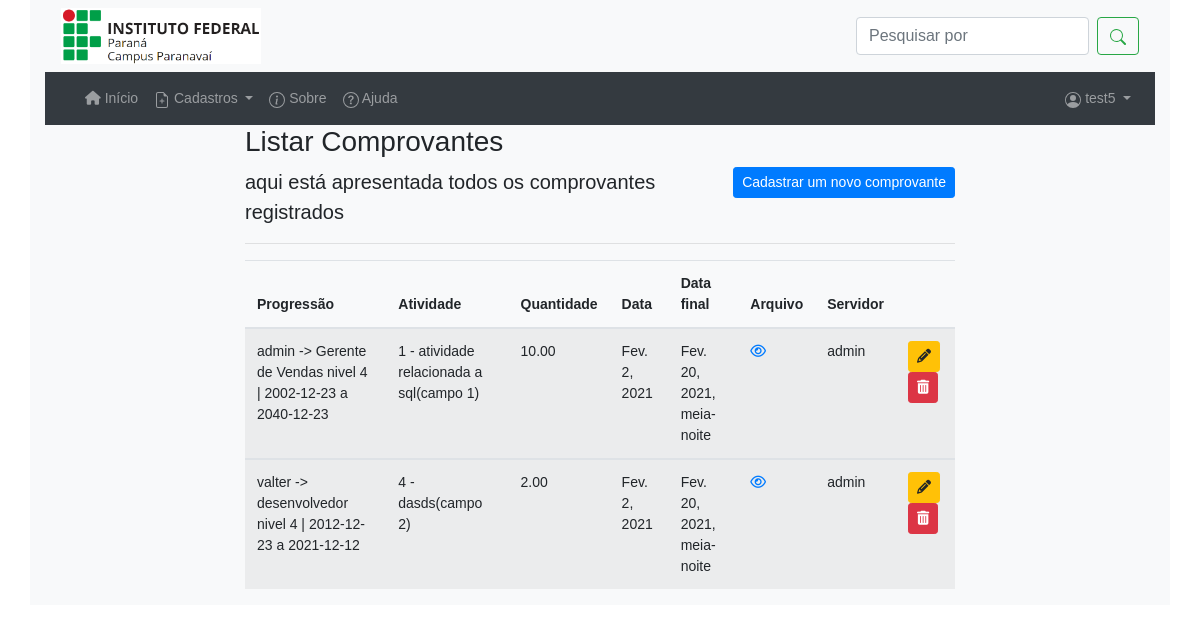
The app's page /listar/comprovantes/ (signed in) with its own data.
### cadastros/models.py (models this page shows, shortened)
class Comprovante(models.Model):
    progressao = models.ForeignKey(Progressao, on_delete= models.PROTECT, verbose_name="Progressão")
    atividade = models.ForeignKey(Atividade, on_delete= models.PROTECT )
    quantidade = models.DecimalField(decimal_places=2,max_digits=5, verbose_name="Quantidade")
    data = models.DateField(verbose_name="Data")
    data_final = models.DateTimeField()
    arquivo = models.FileField(upload_to="pdf/" , verbose_name="Arquivo")
    usuario = models.ForeignKey(User, on_delete= models.PROTECT)

class Progressao(models.Model):
    classe = models.ForeignKey(Classe, on_delete= models.PROTECT, verbose_name="Classe pretendida")
    data_inicio = models.DateField(verbose_name="Data de inicio")
    data_final = models.DateField(verbose_name="Data final")
    observacao = models.CharField(max_length=255, verbose_name="Observação")
    usuario = models.ForeignKey(User, on_delete= models.PROTECT)
    def __str__(self):
        return "{} -> {} | {} a {}".format(self.usuario, self.classe, self.data_inicio, self.data_final)

class Classe(models.Model):
    nome =  models.CharField(max_length=50, verbose_name="Nome")
    nivel = models.IntegerField(verbose_name="Nível")
    descricao = models.CharField(max_length=150, verbose_name="Descrição", null=True, blank=True)
    def __str__(self):
       return "{} nivel {}".format(self.nome, self.nivel)

class Atividade(models.Model):
    numero = models.IntegerField(verbose_name="Números")
    descricao = models.CharField(max_length=150, verbose_name="Descrição")
    pontos = models.DecimalField(decimal_places=1,max_digits=4)
    detalhes = models.CharField(max_length=150, verbose_name="Detalhes")
    campo = models.ForeignKey(Campo, on_delete= models.PROTECT)
    def __str__(self):
        return "{} - {}({})".format(self.numero, self.descricao, self.campo.nome)

class Campo(models.Model):
    nome = models.CharField(max_length=50)
    descricao = models.CharField(max_length=150, verbose_name= "Descrição")

### cadastros/views.py (the view)
# urls.py: path('listar/comprovantes/', ComprovanteList.as_view(), name='listar-comprovante'),
class ComprovanteList(LoginRequiredMixin, ListView):
    login_url = reverse_lazy("login")
    model = Comprovante
    template_name = 'cadastros/lista/comprovante.html'
    def get_context_data(self, *args, **kwargs):
        context = super().get_context_data(*args, **kwargs)
        context["titulo"] = "Listar Comprovantes"
        return context

### cadastros/templates/cadastros/lista/comprovante.html (shortened to what this page needs)
{% extends 'paginas/modelo.html' %}
{% load static %}
{% block conteudo %}
<div class="container col-8">
    <h3>{{ titulo }}</h3>
    <a href="{% url 'cadastrar-comprovante' %}" class="btn btn-primary btn-sm float-right">Cadastrar um novo
        comprovante</a>
    <p class="lead">aqui está apresentada todos os comprovantes registrados</p>
    <hr>
    <div class="table responsive">
        <table class="table table-striped" id="tabela-comprovante">
            <thead>
                <tr>
                    <th>Progressão</th>
                    <th>Atividade</th>
                    <th>Quantidade</th>
                    <th>Data</th>
                    <th>Data final</th>
                    <th>Arquivo</th>
                    <th>Servidor</th>
                    <th></th>
                </tr>
            </thead>
            {% for comprovante in object_list %}
            <tbody>
                <tr>
                    <td>{{comprovante.progressao}}</td>
                    <td>{{comprovante.atividade}}</td>
                    <td>{{comprovante.quantidade}}</td>
                    <td>{{comprovante.data}}</td>
                    <td>{{comprovante.data_final}}</td>
                    <th><a href="{{ comprovante.arquivo.url }}">
                            <i class="fa fa-eye" aria-hidden="true"></i>
                        </a>
                    </th>
                    <td>{{comprovante.usuario}}</td>
                    <td>
                        <a href="{% url 'editar-comprovante' comprovante.pk %}" class="btn btn-warning btn-sm"
                            title="Editar">
                            <i class="fa fa-pencil" aria-hidden="true"></i>
                        </a>
                        <a href="{% url 'deletar-comprovante' comprovante.pk %}" class="btn btn-danger btn-sm"
                            title="Excluir">
                            <i class="fa fa-trash" aria-hidden="true"></i>
                        </a>
                    </td>
                </tr>
                {% empty %}
                <td colspan="3">Nenhum campo registrado.</td>
                {% endfor %}
            </tbody>
        </table>
    </div>
</div>
{% endblock %}

### paginas/templates/paginas/modelo.html (shortened to what this page needs)
{% load static %}
<!DOCTYPE html>
<html lang="pt-br">
<head>
    <link rel="stylesheet" href="{% static 'css/bootstrap.min.css' %}">
    <link rel="stylesheet" href="{% static 'assets/css/demo.css' %}">
    <link rel="stylesheet" href="{% static 'assets/css/Footer-with-button-logo.css' %}">
    <link rel="stylesheet" href=" http://cdnjs.cloudflare.com/ajax/libs/font-awesome/4.6.3/css/font-awesome.min.css ">
    <link rel="stylesheet" type="text/css" href="https://cdn.datatables.net/v/bs4/dt-1.10.23/datatables.min.css" />
</head>
<body>
    <div class="bg-light container-sm">
        {% block top %}
        <nav class="navbar navbar-light bg-light">
            <img src="{% static 'img/ifpr-logo.png' %}" style="width: 200px;" class="img-fluid" alt="Responsive image">
            <form class="form-inline">
                <input class="form-control mr-sm-2" type="search" placeholder="Pesquisar por" aria-label="Search">
                <p class="mb-0">
                    <button type="submit" class="btn btn-outline-success my-2 my-sm-0">
                    </button>
                </p>
            </form>
        </nav>
        {% endblock %}
        {% block menu %}
        <nav class="navbar navbar-dark bg-dark navbar-expand-lg ">
            <div class="collapse navbar-collapse" id="navbarNavDropdown">
                <ul class="navbar-nav mr-auto ">
                    <li class="nav-item">
                        <a class="nav-link" href="{% url 'index' %}">
                            <i class="fa fa-home" aria-hidden="true"></i>
                            Início
                        </a>
                    </li>
                    {% if request.user.is_authenticated %}
                    <li class="nav-item dropdown">
                        <a class="nav-link dropdown-toggle" href="#" id="navbarDropdownMenuLink" role="button"
                            data-toggle="dropdown" aria-haspopup="true" aria-expanded="false">
                            Cadastros
                        </a>
                    </li>
                    {% endif %}
                    <li class="nav-item">
                        <a class="nav-link" href="{% url 'sobre' %}"> Sobre</a>
                    </li>
                    <li class="nav-item">
                        <a class="nav-link" href="#"> Ajuda</a>
                    </li>
                </ul>
                <ul class="navbar-nav ml-auto">
                    {% if request.user.is_authenticated %}
                    <li class="nav-item dropdown ">
                        <a class="nav-link dropdown-toggle" href="#" id="navbarDropdownMenuLink" role="button"
                            data-toggle="dropdown" aria-haspopup="true" aria-expanded="false">
                            <span id="username">{{ request.user }}</span>
                        </a>
                    </li>
                    {% endif %}
                </ul>
            </div>
        </nav>
        {% endblock %}
        {% block conteudo %}{% endblock %}
    </div>
</body>
</html>

### static/assets/css/demo.css (style rules this page uses)
html { background-color: #efefef; }
body { font:14px/1.5 Arial, Helvetica, sans-serif; margin:0; display: flex; height: 100vh; align-items: stretch; }

### static/assets/css/footer-with-button-logo.css (style rules this page uses)
html { height: 100%; }
body { display: flex; display: -webkit-flex; flex-direction: column; -webkit-flex-direction: column; height: 100%; }

### records on screen
Comprovante: progressao "admin -> Gerente de Vendas nivel 4 | 2002-12-23 a 2040-12-23", atividade "1 - atividade relacionada a sql(campo 1)", quantidade "10.00", data "Fev. 2, 2021", data_final "Fev. 20, 2021, meia-noite", usuario "admin"
Comprovante: progressao "valter -> desenvolvedor nivel 4 | 2012-12-23 a 2021-12-12", atividade "4 - dasds(campo 2)", quantidade "2.00", data "Fev. 2, 2021", data_final "Fev. 20, 2021, meia-noite", usuario "admin"

### other values on screen
{{ request.user }} "test5"
{{ titulo }} "Listar Comprovantes"
